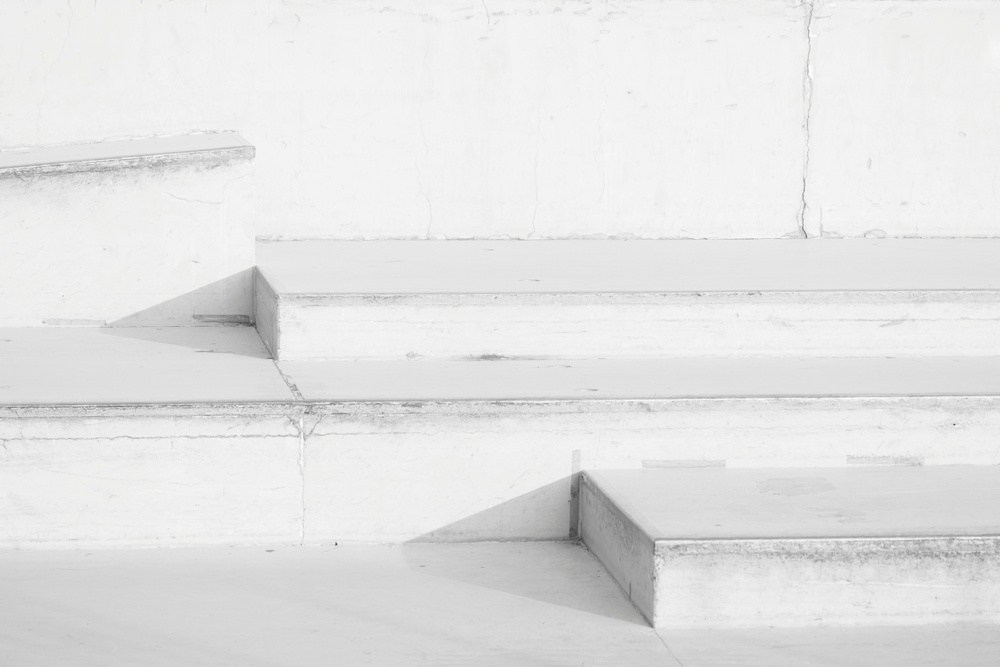
#> input picture HW2/Q1.jpg, 1000 x 667 px, shrunk from 5472 x 3648 before the run
$ python Histogram_Equalization.py
#> lines starting #> are read from the running program, lines starting #| are printed output that depends on the picture
import cv2
import numpy as np
import matplotlib.pyplot as plt

img = cv2.imread("Q1.jpg",cv2.IMREAD_GRAYSCALE)
#> img: shape (667, 1000); min 60, max 255, mean 227.8

plt.hist(img.ravel(),256,[0,256])

h,w = img.shape
#> h = 667; w = 1000

total = h* w
#> total = 667000

cnt = np.zeros(256,dtype=np.int32)

for i in range(h):
    for j in range(w):
        cnt[img[i,j]] += 1

probilities = np.zeros(256,dtype=np.float32)

for i in range(256):
    probilities[i] = cnt[i] / total

cdf = np.zeros(256,dtype=np.float32)

cdf[0] = probilities[0]

for i in range(1,256):
    cdf[i] = cdf[i - 1] + probilities[i]
#> after the loop, cdf = 256 values from 0 to 1

cdf = cdf * 255
#> cdf = 256 values from 0 to 255

for i in range(h):
    for j in range(w):
        img[i,j] = np.array(round(cdf[img[i,j]])).astype(np.uint8)
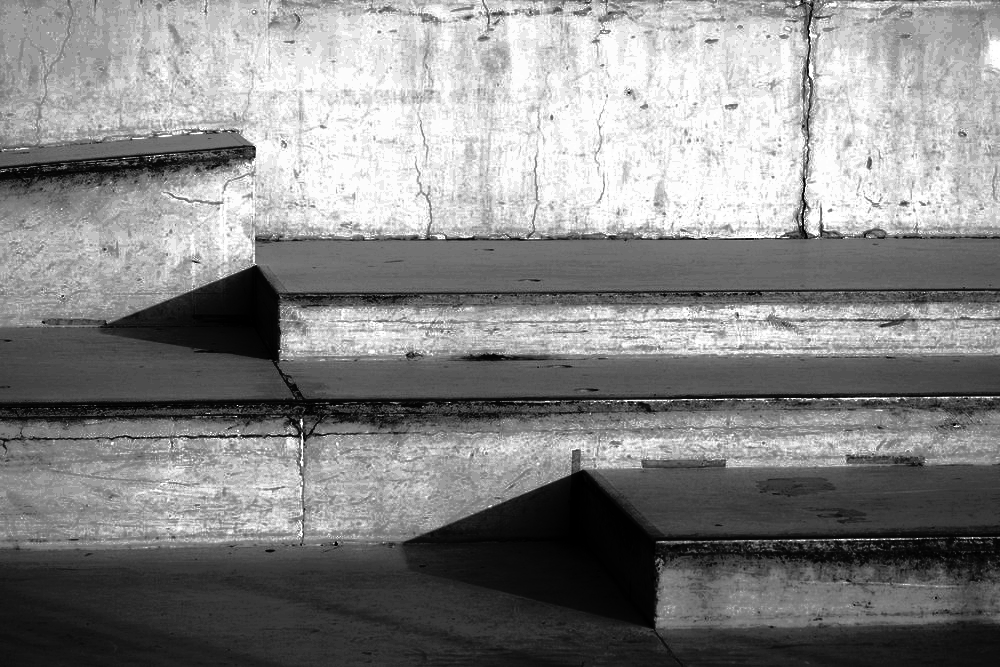
#> img: shape (667, 1000); min 0, max 255, mean 132.7


plt.hist(img.ravel(),256,[0,256])

plt.legend(('original','equalization'),loc = 'upper left')
plt.xlabel('Intensity')
plt.ylabel('# of pixels')

plt.savefig('hist_equal.png',dpi = 300, bbox_inches = 'tight')
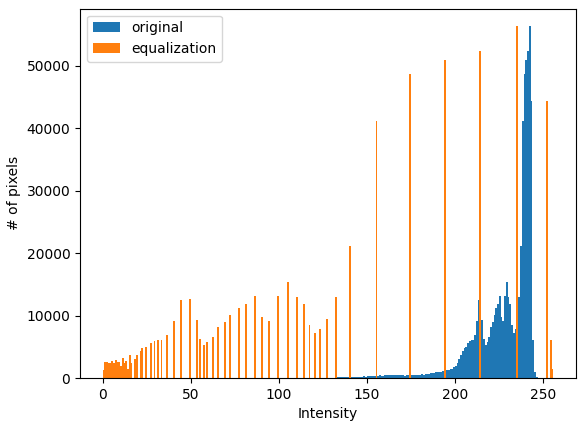
#> figure drawn by matplotlib, 1 panel; tallest bar 56344 high, from x = 242 to 243; tallest bar 56344 high, from x = 235 to 236

cv2.imwrite('Q1_equal.jpg',img)
